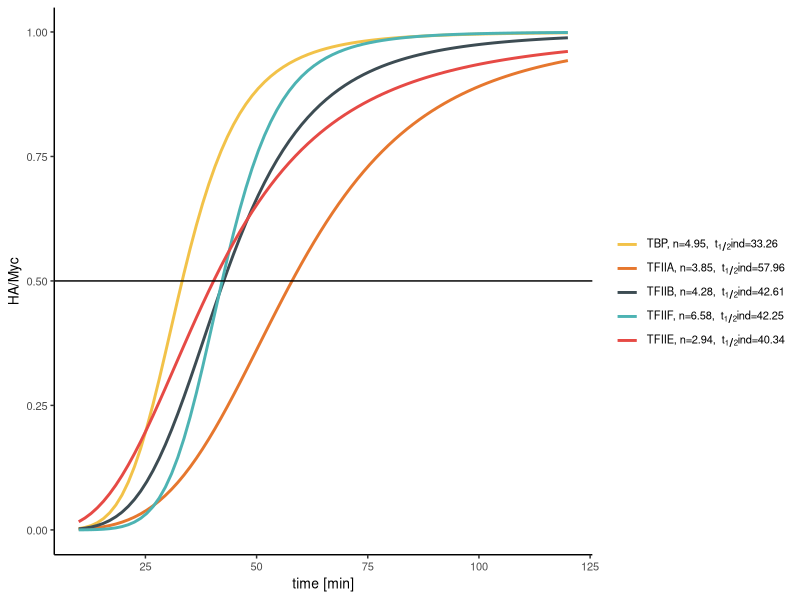

R code for this plot:
rm(list = ls())

library(tidyverse)

# upload normalized Western blot ratios and Hill fit parameters for Western blots
western = read.csv("data/westerns.csv")
westernFits = read.csv("data/westerns_fitParam.csv")

# create lables for plotting
western$factorName = factor(western$factorName, levels = c("TBP", "TFIIA", "TFIIB", 
                                                                   "TFIIF", "TFIIE"))
westernLabels = westernFits %>% 
  mutate(myLabel = paste0(factorName,", n=", round(n_western, digits = 2),  " ,t[1/2]ind=", round(Km_western, digits = 2)))
rownames(westernLabels) = westernLabels$factorName

# use ggplot nls fit with same parameters we got Western blot fits in the first place
myLabels =westernLabels[c("TBP", "TFIIA", "TFIIB", "TFIIF", "TFIIE"), "myLabel"]
Wmax = 1
colorPalette = c("#F2C249", "#E6772E", "#3D4C53", "#4DB3B3", "#E64A45")
p = ggplot(western, aes(x = time, y = ratio, color = factorName))
p + geom_smooth(aes(group = factorName),
                method="nls",
                method.args = list(formula = y ~ Wmax*x^n / (Jm^n + x^n), 
                                   start=list(Jm=40, n=3)),
                se=FALSE)  + 
  theme_classic()+ 
  ylab("HA/Myc") +
  scale_color_manual(values = colorPalette, labels = c(bquote("TBP, n=4.95, "~t[1/2]*"ind=33.26"),
                                                       bquote("TFIIA, n=3.85, "~t[1/2]*"ind=57.96"),
                                                       bquote("TFIIB, n=4.28, "~t[1/2]*"ind=42.61"),
                                                       bquote("TFIIF, n=6.58, "~t[1/2]*"ind=42.25"),
                                                       bquote("TFIIE, n=2.94, "~t[1/2]*"ind=40.34")))+
  guides(color = guide_legend(title = "  "))+
  theme(panel.background = element_rect(fill = "transparent"), # bg of the panel
        plot.background = element_rect(fill = "transparent", color = NA),
        text = element_text(size=10), 
        legend.background = element_rect(fill = "transparent")) +
  geom_hline(yintercept = 0.5) +
  xlab("time [min]")
#ggsave("figures/panels/fig2/inductionCurves.pdf", width = 10, height = 4.5, units = "cm")
